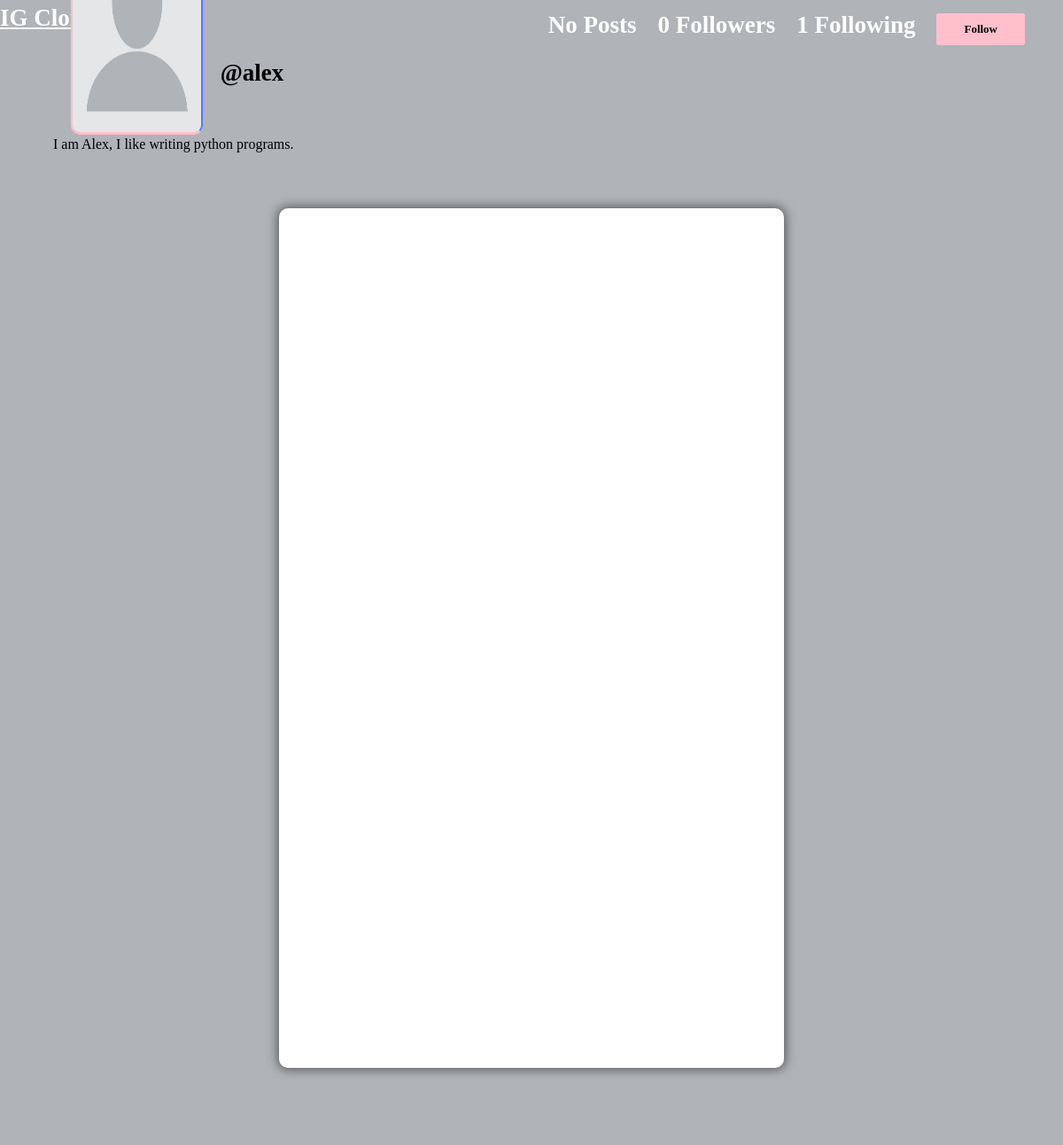
/profile/alex (signed in), run on an earlier commit of the app's database.
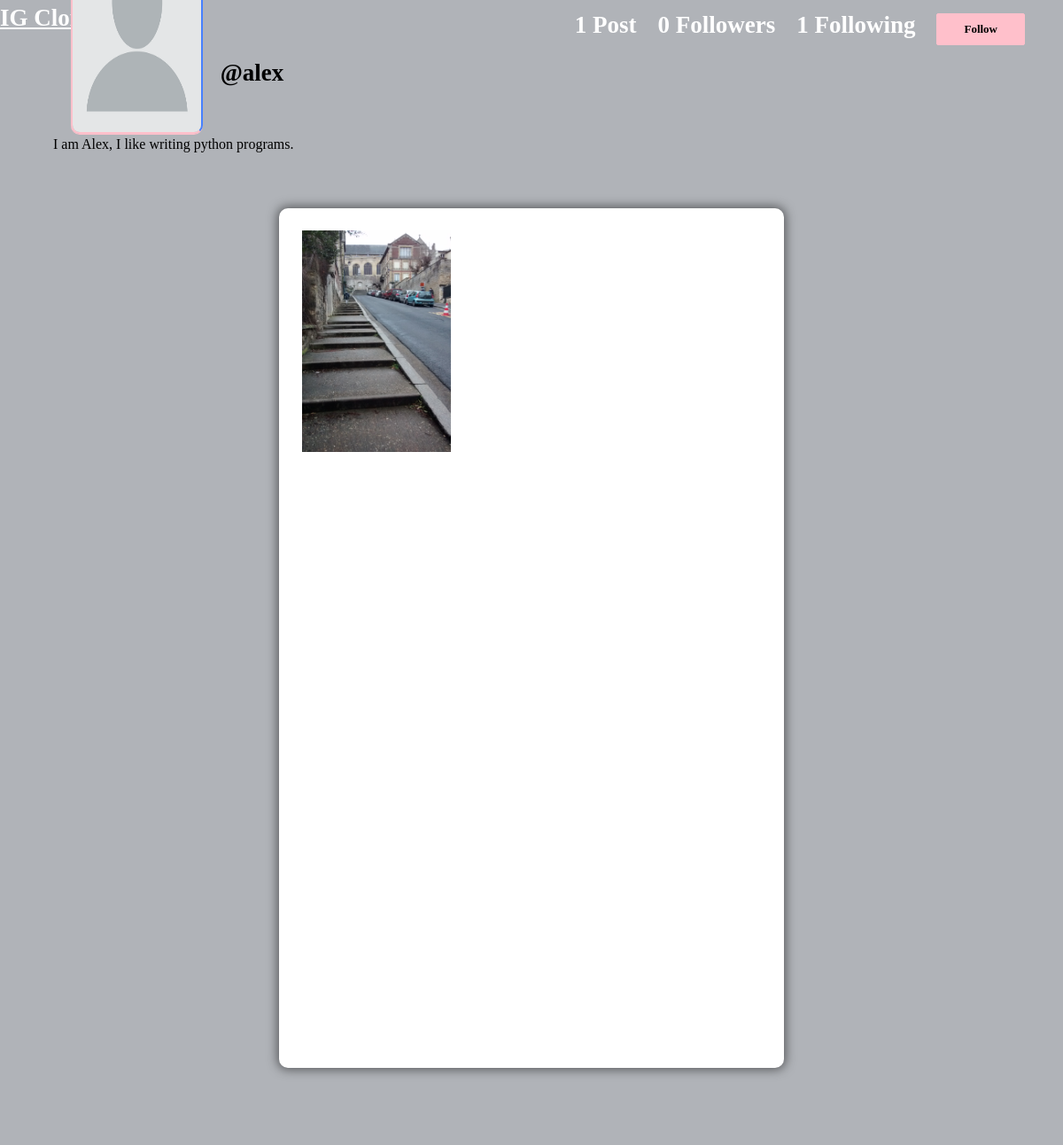
And on a later commit of the database.
### core/models.py (models this page shows, shortened)
class Profile(models.Model):
    user = models.ForeignKey(User, on_delete=models.CASCADE)
    id_user = models.IntegerField()
    bio = models.TextField(blank=True)
    profile_img = models.ImageField(upload_to='profile_images', default='blank-profile-picture.png')
    location = models.CharField(max_length=100, blank=True)

class Post(models.Model):
    id = models.UUIDField(primary_key=True, default=uuid.uuid4)
    user = models.CharField(max_length=100)
    image = models.ImageField(upload_to='post_images')
    caption = models.TextField()
    created_at = models.DateTimeField(default=datetime.now)
    num_of_likes = models.IntegerField(default=0)

### core/views.py (the view)
# urls.py: path('profile/<str:pk>', views.profile, name='profile'),
@login_required(login_url='signin')
def profile(request, pk):
    user_object = User.objects.get(username=pk)
    user_profile = Profile.objects.get(user=user_object)
    user_posts = Post.objects.filter(user=pk)
    user_post_length = len(user_posts)
    follower = request.user.username
    user = pk
    if FollowersCount.objects.filter(follower=follower, user=user).first():
        button_text = 'Unfollow'
    else:
        button_text = 'Follow'
    user_followers = len(FollowersCount.objects.filter(user=pk))
    user_following = len(FollowersCount.objects.filter(follower=pk))
    context = {
        'user_object': user_object,
        'user_profile': user_profile,
        'user_posts': user_posts,
        'user_post_length': user_post_length,
        'button_text': button_text,
        'user_followers': user_followers,
        'user_following': user_following,
    }
    return render(request, 'profile.html', context)

### templates/profile.html (shortened to what this page needs)
{% load static %}
<!DOCTYPE html>
<html lang="en">
<head>
    <link rel="stylesheet" href="{% static 'css/main.min.css' %}">
    <link rel="stylesheet" href="{% static 'css/style.css' %}">
    <link rel="stylesheet" href="{% static 'css/color.css' %}">
    <link rel="stylesheet" href="{% static 'css/responsive.css' %}">
</head>
<body>
	<section>
		<span style="color: white; font-size: 27px; margin-right: 520px;"><b><u><a href="/">IG Clone Home</a></u></b></span>
			<div class="feature-photo">
				<figure><img src="{% static 'images/resources/timeline-1.jpg' %}" alt=""></figure>
				<form action="/follow" method="POST">
					<div class="add-btn">
					{% if user_post_length == 0 %}
					<span style="color: white; font-size: 27px;"><b>No Posts</b></span>
					{% elif user_post_length == 1 %}
					<span style="color: white; font-size: 27px;"><b>{{user_post_length}} Post</b></span>
					{% else %}
					<span style="color: white; font-size: 27px;"><b>{{user_post_length}} Posts</b></span>
					{% endif %}
					{% if user_followers == 1 %}
					<span style="color: white; font-size: 27px;"><b>{{user_followers}} Follower</b></span>
					{% else %}
					<span style="color: white; font-size: 27px;"><b>{{user_followers}} Followers</b></span>
					{% endif %}
					<span style="color: white; font-size: 27px;"><b>{{user_following}} Following</b></span>
					{% if user_object.username == user.username %}
					<a href="/settings" data-ripple="">Account Settings</a>
					{% else %}
					<a data-ripple=""><button type="submit" style="background-color: #ffc0cb; border: #ffc0cb;">{{button_text}}</button></a>
					{% endif %}
					</div>
				</form>
				<div class="container-fluid">
					<div class="row merged">
						<div class="col-lg-2 col-sm-3">
							<div class="user-avatar">
								<figure>
									<img src="{{user_profile.profile_img.url}}" style="height: 250px; width: 100%;" alt="">
								</figure>
							</div>
						</div>
						<div class="col-lg-10 col-sm-9">
							<div class="timeline-info">
								<ul>
									<li class="admin-name">
									  <h5 style="color: black;white-space: nowrap; width: 110px; font-size: 27px;"><b>@{{user_profile.user.username}}</b></h5>
									</li>
								</ul>
							</div>
						</div>
					</div>
				</div>
			</div>
		</section>
		<section>
			<div class="bio">
				{{user_profile.bio}}
			</div>
		</section>
	<section>
		<div class="gap gray-bg">
			<div class="container-fluid">
				<div class="row">
					<div class="col-lg-12">
						<div class="row" id="page-contents">
							<div class="col-lg-3">
								<aside class="sidebar static">
								</aside>
							</div>
							<div class="col-lg-6">
								<div class="central-meta">
									<ul class="photos">
										{% for post in user_posts %}
										<li>
											<a class="strip" href="{{post.image.url}}" title="" data-strip-group="mygroup" data-strip-group-options="loop: false">
												<img src="{{post.image.url}}" style="height: 250px; width: 300px;" alt=""></a>
										</li>
										{% endfor %}
									</ul>
								</div>
							</div>
							<div class="col-lg-3">
								<aside class="sidebar static">
								</aside>
							</div>
						</div>
					</div>
				</div>
			</div>
		</div>
	</section>
</body>
</html>

### static/css/color.css (style rules this page uses)
#nprogress .bar, .timeline-info > ul li a::before, .add-btn > a, .activitiez > li::before, form button, .colla-apps > li a:hover, a.underline:before, .setting-row input:checked + label, .user-avatar:hover .edit-phto, .error-meta > a, .color-bg, .add-butn, .nav.nav-tabs.likes-btn > li a.active, a.dislike-btn, .drop > a:hover, .btn-view.btn-load-more:hover, .accordion .card h5 button[aria-expanded="true"], .chat-head, .f-page > figure em, .inbox-panel-head > ul > li > a, .nav-tabs--left .nav-link.active, .nav-tabs--left .nav-link.active:hover, footer .widget-title h4::before, #topcontrol, .sidebar .widget-title::before, .f-title::before, .g-post-classic > figure > i::after, .purify > a, .help-list > a:hover, .open-position::before, .info > a, .category-box:hover, .category-box.selected, a.main-btn, .section-heading::before, .getquot-baner, .more-branches > h4::before, .is-helpful > a, .cart-optionz > li > a:hover, .paginationz > li a:hover, .paginationz > li a.active, .shopping-cart, a.btn2:hover, .form-submit > input[type="submit"], button.submit-checkout, .delete-cart:hover, .proceed .button, .amount-area .update-cart, a.addnewforum, .apply-bttons > a { background: orange; }

### static/css/responsive.css (style rules this page uses)
@media screen and (max-width: 1281px) and (min-width: 1024px) { .photos > li { min-width: 32.2%; width: 32.2%; } }
@media screen and (max-width: 1281px) and (min-width: 1024px) { .timeline-info { line-height: 51px; } }
@media screen and (max-width: 1281px) and (min-width: 1024px) { .timeline-info .admin-name > h5 { font-size: 20px; } }
@media screen and (max-width: 1281px) and (min-width: 1024px) { .user-avatar { width: 80.2% } }

What changed in the data, as far as the page shows it:
added Post: image (picture)
Also different on the page:
{{ user_post_length }}: (not shown) → "1"
text no longer shown: "No Posts"
text now shown: "Post"
